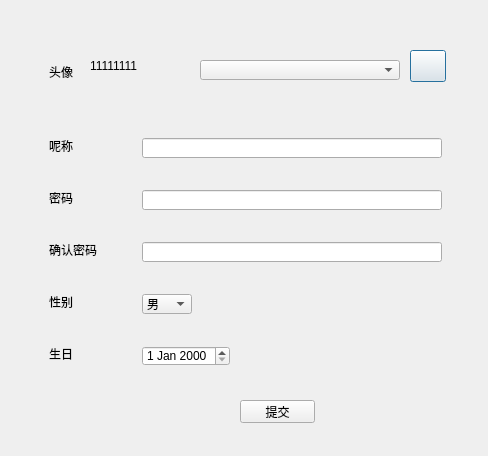
<?xml version="1.0" encoding="UTF-8"?>
<ui version="4.0">
 <class>RegisterDialog</class>
 <widget class="QDialog" name="RegisterDialog">
  <property name="geometry">
   <rect>
    <x>0</x>
    <y>0</y>
    <width>488</width>
    <height>456</height>
   </rect>
  </property>
  <property name="windowTitle">
   <string>Dialog</string>
  </property>
  <widget class="QLabel" name="label_image">
   <property name="geometry">
    <rect>
     <x>90</x>
     <y>30</y>
     <width>86</width>
     <height>71</height>
    </rect>
   </property>
   <property name="sizePolicy">
    <sizepolicy hsizetype="Fixed" vsizetype="Fixed">
     <horstretch>0</horstretch>
     <verstretch>0</verstretch>
    </sizepolicy>
   </property>
   <property name="minimumSize">
    <size>
     <width>86</width>
     <height>71</height>
    </size>
   </property>
   <property name="maximumSize">
    <size>
     <width>0</width>
     <height>16777215</height>
    </size>
   </property>
   <property name="text">
    <string>11111111</string>
   </property>
  </widget>
  <widget class="QLabel" name="label_6">
   <property name="geometry">
    <rect>
     <x>49</x>
     <y>64</y>
     <width>24</width>
     <height>16</height>
    </rect>
   </property>
   <property name="sizePolicy">
    <sizepolicy hsizetype="Preferred" vsizetype="Fixed">
     <horstretch>0</horstretch>
     <verstretch>0</verstretch>
    </sizepolicy>
   </property>
   <property name="text">
    <string>头像</string>
   </property>
  </widget>
  <widget class="QPushButton" name="chooseImageButton">
   <property name="geometry">
    <rect>
     <x>410</x>
     <y>50</y>
     <width>36</width>
     <height>32</height>
    </rect>
   </property>
   <property name="sizePolicy">
    <sizepolicy hsizetype="Fixed" vsizetype="Fixed">
     <horstretch>0</horstretch>
     <verstretch>0</verstretch>
    </sizepolicy>
   </property>
   <property name="minimumSize">
    <size>
     <width>6</width>
     <height>0</height>
    </size>
   </property>
   <property name="text">
    <string/>
   </property>
   <property name="icon">
    <iconset resource="rsc.qrc">
     <normaloff>:/image/图片.png</normaloff>:/image/图片.png</iconset>
   </property>
   <property name="iconSize">
    <size>
     <width>24</width>
     <height>24</height>
    </size>
   </property>
  </widget>
  <widget class="QLabel" name="label">
   <property name="geometry">
    <rect>
     <x>49</x>
     <y>138</y>
     <width>24</width>
     <height>16</height>
    </rect>
   </property>
   <property name="text">
    <string>呢称</string>
   </property>
  </widget>
  <widget class="QLineEdit" name="nameLine">
   <property name="geometry">
    <rect>
     <x>142</x>
     <y>138</y>
     <width>300</width>
     <height>20</height>
    </rect>
   </property>
   <property name="sizePolicy">
    <sizepolicy hsizetype="Fixed" vsizetype="Fixed">
     <horstretch>0</horstretch>
     <verstretch>1</verstretch>
    </sizepolicy>
   </property>
   <property name="minimumSize">
    <size>
     <width>300</width>
     <height>0</height>
    </size>
   </property>
   <property name="echoMode">
    <enum>QLineEdit::Normal</enum>
   </property>
  </widget>
  <widget class="QLabel" name="label_2">
   <property name="geometry">
    <rect>
     <x>49</x>
     <y>190</y>
     <width>24</width>
     <height>16</height>
    </rect>
   </property>
   <property name="text">
    <string>密码</string>
   </property>
  </widget>
  <widget class="QLineEdit" name="pwdLine">
   <property name="geometry">
    <rect>
     <x>142</x>
     <y>190</y>
     <width>300</width>
     <height>20</height>
    </rect>
   </property>
   <property name="sizePolicy">
    <sizepolicy hsizetype="Fixed" vsizetype="Fixed">
     <horstretch>0</horstretch>
     <verstretch>0</verstretch>
    </sizepolicy>
   </property>
   <property name="minimumSize">
    <size>
     <width>300</width>
     <height>0</height>
    </size>
   </property>
   <property name="echoMode">
    <enum>QLineEdit::Password</enum>
   </property>
  </widget>
  <widget class="QLabel" name="label_3">
   <property name="geometry">
    <rect>
     <x>49</x>
     <y>242</y>
     <width>48</width>
     <height>16</height>
    </rect>
   </property>
   <property name="text">
    <string>确认密码</string>
   </property>
  </widget>
  <widget class="QLineEdit" name="pwd1Line">
   <property name="geometry">
    <rect>
     <x>142</x>
     <y>242</y>
     <width>300</width>
     <height>20</height>
    </rect>
   </property>
   <property name="sizePolicy">
    <sizepolicy hsizetype="Fixed" vsizetype="Fixed">
     <horstretch>0</horstretch>
     <verstretch>0</verstretch>
    </sizepolicy>
   </property>
   <property name="minimumSize">
    <size>
     <width>300</width>
     <height>0</height>
    </size>
   </property>
   <property name="echoMode">
    <enum>QLineEdit::Password</enum>
   </property>
  </widget>
  <widget class="QLabel" name="label_4">
   <property name="geometry">
    <rect>
     <x>49</x>
     <y>294</y>
     <width>24</width>
     <height>16</height>
    </rect>
   </property>
   <property name="text">
    <string>性别</string>
   </property>
  </widget>
  <widget class="QComboBox" name="genderLine">
   <property name="geometry">
    <rect>
     <x>142</x>
     <y>294</y>
     <width>50</width>
     <height>20</height>
    </rect>
   </property>
   <property name="sizePolicy">
    <sizepolicy hsizetype="Fixed" vsizetype="Fixed">
     <horstretch>0</horstretch>
     <verstretch>0</verstretch>
    </sizepolicy>
   </property>
   <property name="minimumSize">
    <size>
     <width>50</width>
     <height>0</height>
    </size>
   </property>
   <item>
    <property name="text">
     <string>男</string>
    </property>
   </item>
   <item>
    <property name="text">
     <string>女</string>
    </property>
   </item>
  </widget>
  <widget class="QDateEdit" name="birthdayLine">
   <property name="geometry">
    <rect>
     <x>142</x>
     <y>346</y>
     <width>88</width>
     <height>20</height>
    </rect>
   </property>
   <property name="sizePolicy">
    <sizepolicy hsizetype="Fixed" vsizetype="Fixed">
     <horstretch>0</horstretch>
     <verstretch>0</verstretch>
    </sizepolicy>
   </property>
  </widget>
  <widget class="QLabel" name="label_5">
   <property name="geometry">
    <rect>
     <x>49</x>
     <y>346</y>
     <width>24</width>
     <height>16</height>
    </rect>
   </property>
   <property name="text">
    <string>生日</string>
   </property>
  </widget>
  <widget class="QComboBox" name="imagePathBox">
   <property name="geometry">
    <rect>
     <x>200</x>
     <y>60</y>
     <width>200</width>
     <height>20</height>
    </rect>
   </property>
   <property name="sizePolicy">
    <sizepolicy hsizetype="Fixed" vsizetype="Fixed">
     <horstretch>0</horstretch>
     <verstretch>0</verstretch>
    </sizepolicy>
   </property>
   <property name="minimumSize">
    <size>
     <width>200</width>
     <height>0</height>
    </size>
   </property>
  </widget>
  <widget class="QPushButton" name="submitButton">
   <property name="geometry">
    <rect>
     <x>240</x>
     <y>400</y>
     <width>75</width>
     <height>23</height>
    </rect>
   </property>
   <property name="sizePolicy">
    <sizepolicy hsizetype="Fixed" vsizetype="Fixed">
     <horstretch>0</horstretch>
     <verstretch>0</verstretch>
    </sizepolicy>
   </property>
   <property name="text">
    <string>提交</string>
   </property>
   <property name="shortcut">
    <string>Return</string>
   </property>
  </widget>
 </widget>
 <resources>
  <include location="rsc.qrc"/>
 </resources>
 <connections/>
</ui>
